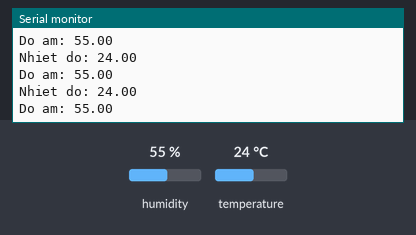
Bench run of a sketch on a simulated Arduino Uno, built with avr-gcc and run on an emulated ATmega328P. On the bench: the last lines printed to the serial monitor. The inputs (shaded band) are chosen by the test bench; at power-on: humidity 55 %, temperature 24 °C.

Above: at 2.8 s.
2.9 s: humidity set to 22 %
At 5.5 s:
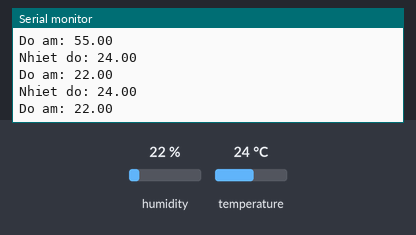
5.6 s: temperature set to 12 °C
At 6.9 s:
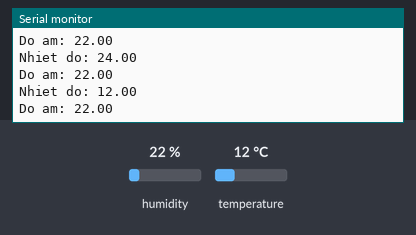
8.3 s: humidity set to 40 %
At 11.0 s:
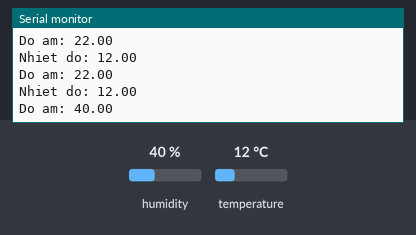
Timing chart, 0 to 12.5 s (numbered marks = the images above; inputs shaded):
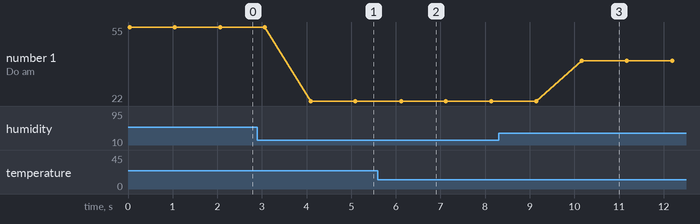

The sketch:

DHT11.ino
```cpp
#include "DHT.h"
const int DHTPIN = 4;
const int DHTTYPE = DHT11;

DHT dht(DHTPIN, DHTTYPE);
void setup() {
  Serial.begin(9600);
  dht.begin();
}

void loop() {
  float h = dht.readHumidity();
  float t = dht.readTemperature();

  Serial.print("Nhiet do: ");
  Serial.println(t);
  Serial.print("Do am: ");
  Serial.println(h);

  Serial.println();
  delay(1000);
}
```

Measured:
- after the input at 2.9 s, the serial monitor: prints a new line after 1.2 s (image 1)
- after the input at 5.6 s, the serial monitor: prints a new line after 0.50 s (image 2)
- after the input at 8.3 s, the serial monitor: prints a new line after 1.9 s (image 3)
- plotted number 1: 55 → 22 after the input at 2.9 s, 22 → 40 after the input at 8.3 s
